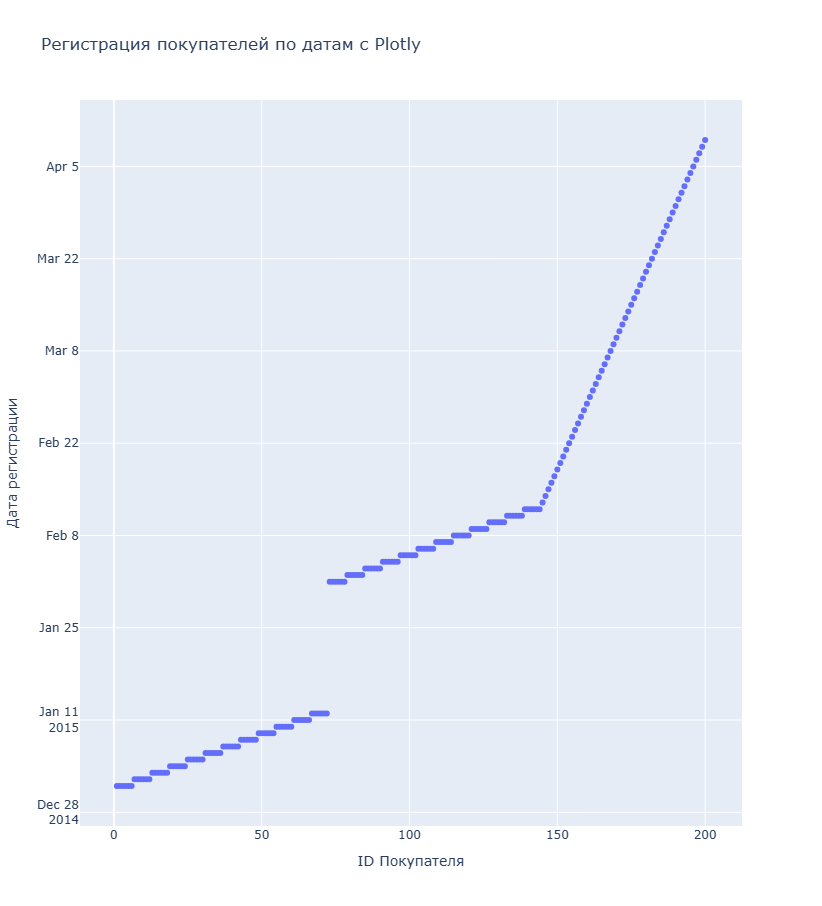

Here is the Python script that generated this plot:
import plotly.graph_objects as go
import pandas as pd

url = "../date/Mall_Customers.xlsx"
data = pd.read_excel(url, engine="openpyxl")

customer_ID = data["CustomerID"]
date = data["Date"]

fig = go.Figure(data=go.Scatter(
    x=customer_ID,
    y=date,
    mode="markers")
)
fig.update_layout(
    title="Регистрация покупателей по датам с Plotly",
    xaxis_title="ID Покупателя",
    yaxis_title="Дата регистрации"
)

fig.show()
